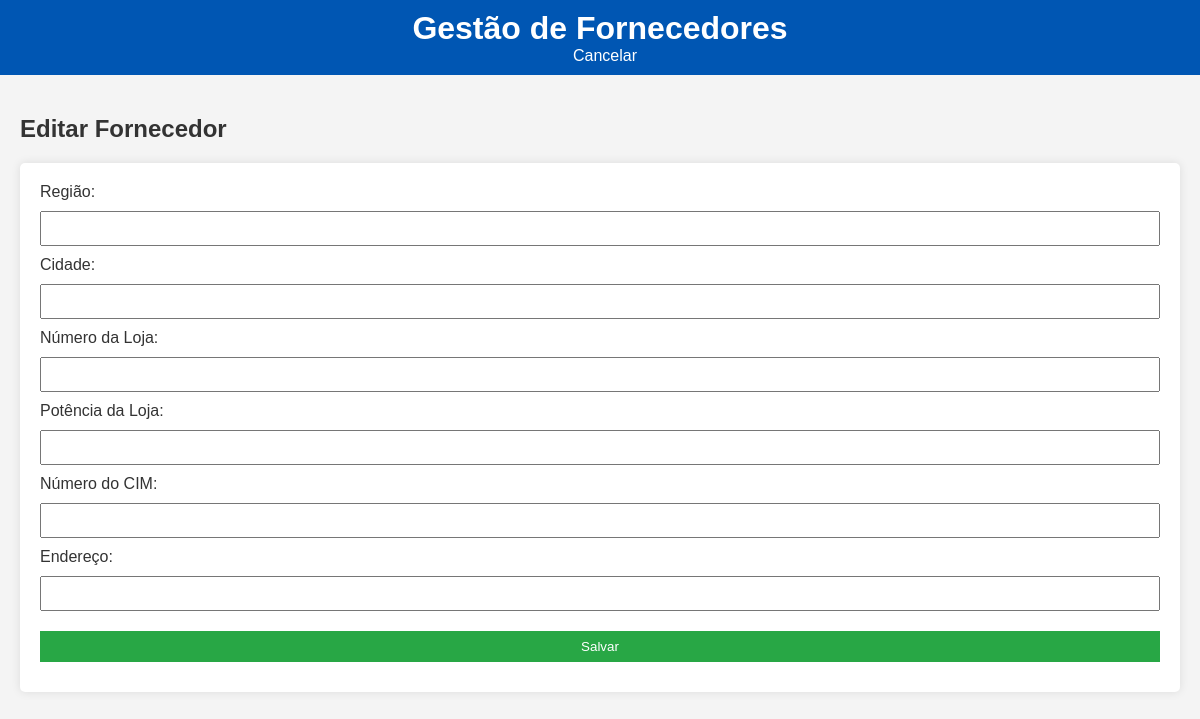
/fornecedores/editar/4, run on an earlier commit of the app's database.
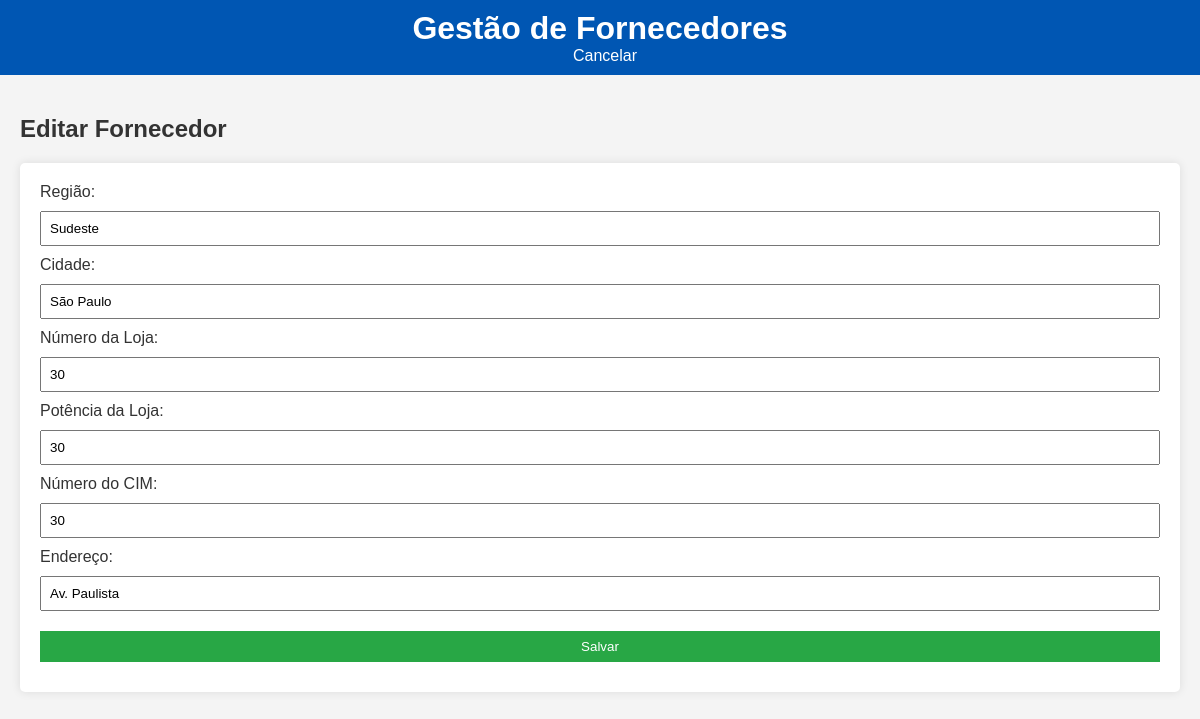
And on a later commit of the database.
### tables this page shows
CREATE TABLE fornecedores (
                 fornecedor_id INTEGER PRIMARY KEY,
                 fornecedor_regiao TEXT,
                 fornecedor_cidade TEXT,
                 fornecedor_num_loja TEXT,
                 fornecedor_potencia_loja TEXT,
                 fornecedor_num_cim TEXT,
                 fornecedor_endereco TEXT);

### app.py (the view, shortened to what this page needs)
@app.route('/fornecedores/editar/<int:id>', methods=['GET', 'POST'])
def editar_fornecedores(id):
    conn = sqlite3.connect('gestao.db')
    c = conn.cursor()
    c.execute("SELECT * FROM fornecedores WHERE fornecedor_id = ?", (id,))
    fornecedor = c.fetchone()
    conn.close()
    return render_template('editar_fornecedores.html', fornecedor=fornecedor)

### templates/editar_fornecedores.html (shortened to what this page needs)
<!DOCTYPE html>
<html lang="en">
<head>
    <link rel="stylesheet" href="{{ url_for('static', filename='style.css') }}">
</head>
<body>
    <header>
        <h1>Gestão de Fornecedores</h1>
        <a href="{{ url_for('fornecedores') }}" class="back-btn">Cancelar</a>
    </header>
    <main>
        <h2>Editar Fornecedor</h2>
        <form method="POST" aria-label="Formulário de edição de fornecedor">
            <label for="fornecedor_regiao">Região:</label>
            <input type="text" id="fornecedor_regiao" name="fornecedor_regiao" required aria-required="true" value="{{ fornecedor[1] }}"><br>
            <label for="fornecedor_cidade">Cidade:</label>
            <input type="text" id="fornecedor_cidade" name="fornecedor_cidade" required aria-required="true" value="{{ fornecedor[2] }}"><br>
            <label for="fornecedor_num_loja">Número da Loja:</label>
            <input type="text" id="fornecedor_num_loja" name="fornecedor_num_loja" required aria-required="true" value="{{ fornecedor[3] }}"><br>
            <label for="fornecedor_potencia_loja">Potência da Loja:</label>
            <input type="text" id="fornecedor_potencia_loja" name="fornecedor_potencia_loja" required aria-required="true" value="{{ fornecedor[4] }}"><br>
            <label for="fornecedor_num_cim">Número do CIM:</label>
            <input type="text" id="fornecedor_num_cim" name="fornecedor_num_cim" required aria-required="true" value="{{ fornecedor[5] }}"><br>
            <label for="fornecedor_endereco">Endereço:</label>
            <input type="text" id="fornecedor_endereco" name="fornecedor_endereco" required aria-required="true" value="{{ fornecedor[6] }}"><br>
            <button type="submit">Salvar</button>
        </form>
    </main>
</body>
</html>

What changed in the data, as far as the page shows it:
added fornecedores: fornecedor_regiao "Sudeste", fornecedor_cidade "São Paulo", fornecedor_num_loja "30", fornecedor_potencia_loja "30", fornecedor_num_cim "30", fornecedor_endereco "Av. Paulista"
